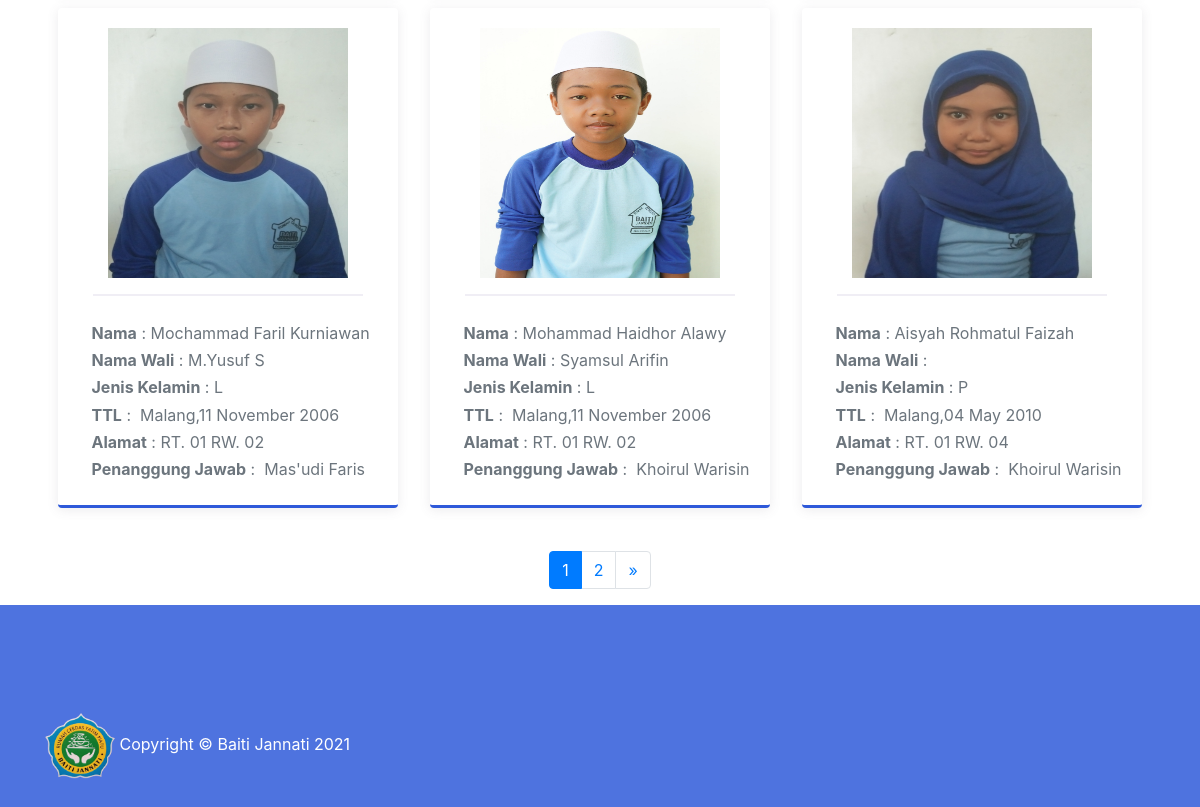
Before: /index.php/anak_didik (lower part) with the older database file.
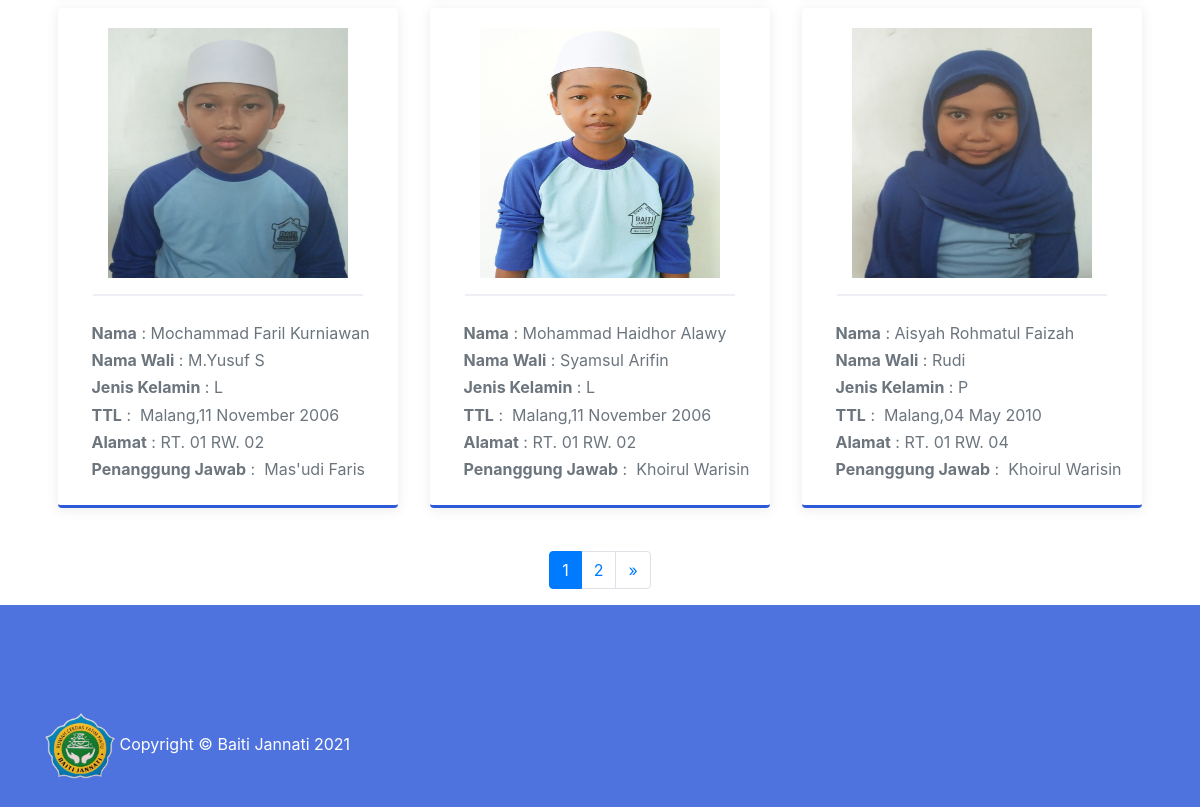
After: the same page with the newer database file.
### tables this page shows
CREATE TABLE `anak_didik` (
  `id_anak_didik` int(11) NOT NULL,
  `id_pengurus` int(11) NOT NULL,
  `nama` varchar(128) NOT NULL,
  `jenis_kelamin` enum('L','P') NOT NULL,
  `tempat_lahir` varchar(128) NOT NULL,
  `tgl_lahir` date NOT NULL,
  `alamat` varchar(128) NOT NULL,
  `nama_wali` varchar(128) NOT NULL,
  `foto` varchar(128) NOT NULL
);

CREATE TABLE `pengurus` (
  `id_pengurus` int(11) NOT NULL,
  `id_jabatan` int(11) NOT NULL,
  `nama_pengurus` varchar(128) NOT NULL,
  `jenis_kelamin` enum('L','P') NOT NULL,
  `jabatan` enum('ketua','wakil','sekretaris','bendahara','anggota aktif','anggota pasif') NOT NULL,
  `no_telp` varchar(20) NOT NULL
);

### index.php (called while the page is built, shortened)
<?php
require_once BASEPATH.'core/CodeIgniter.php';

### application/config/config.php (called while the page is built, shortened)
<?php
$config['base_url'] = 'http://localhost:8080/baitijannati';
$config['index_page'] = '';
$config['uri_protocol']    = 'REQUEST_URI';
$config['url_suffix'] = '';
$config['language']    = 'english';
$config['charset'] = 'UTF-8';
$config['enable_hooks'] = FALSE;
$config['subclass_prefix'] = 'MY_';
$config['composer_autoload'] = FALSE;
$config['permitted_uri_chars'] = 'a-z 0-9~%.:_\-';
$config['enable_query_strings'] = FALSE;
$config['controller_trigger'] = 'c';
$config['function_trigger'] = 'm';
$config['directory_trigger'] = 'd';
$config['allow_get_array'] = TRUE;
$config['log_threshold'] = 0;
$config['log_path'] = '';
$config['log_file_extension'] = '';
$config['log_file_permissions'] = 0644;
$config['log_date_format'] = 'Y-m-d H:i:s';
$config['error_views_path'] = '';
$config['cache_path'] = '';
$config['cache_query_string'] = FALSE;
$config['encryption_key'] = '';
$config['sess_driver'] = 'files';
$config['sess_cookie_name'] = 'ci_session';
$config['sess_expiration'] = 7200;
$config['sess_save_path'] = NULL;
$config['sess_match_ip'] = FALSE;
$config['sess_time_to_update'] = 300;
$config['sess_regenerate_destroy'] = FALSE;
$config['cookie_prefix']    = '';
$config['cookie_domain']    = '';
$config['cookie_path']        = '/';
$config['cookie_secure']    = FALSE;
$config['cookie_httponly']     = FALSE;
$config['standardize_newlines'] = FALSE;
$config['global_xss_filtering'] = FALSE;
$config['csrf_protection'] = FALSE;
$config['csrf_token_name'] = 'csrf_test_name';
$config['csrf_cookie_name'] = 'csrf_cookie_name';
$config['csrf_expire'] = 7200;
$config['csrf_regenerate'] = TRUE;
$config['csrf_exclude_uris'] = array();
$config['compress_output'] = FALSE;
$config['time_reference'] = 'local';
$config['rewrite_short_tags'] = FALSE;
$config['proxy_ips'] = '';

### application/models/admin/anakdidik_model.php (called while the page is built, shortened)
<?php
class anakdidik_model extends CI_Model
{
    public function countAllAnakDidik()
    {
        return $this->db->get('anak_didik')->num_rows();
    }
    public function showAnakDidikPagination($limit, $start)
    {
        $this->db->select('anak_didik.*, pengurus.nama_pengurus');
        $this->db->join('pengurus', 'anak_didik.id_pengurus = pengurus.id_pengurus');
        return $this->db->get('anak_didik', $limit, $start)->result();
    }
}

### application/views/anak_didik.php (the view, shortened to what this page needs)
<body>
    <main>
        <div class="container   wow fadeInUp">
            <div class="row justify-content-center">
                <div class="row justify-content-center">
                    <?php foreach ($anak_didik as $ad) : ?>
                        <div class="card-page mr-3 ml-3 mb-3 " style="width:340px; height:500px">
                            <center><img src="<?= base_url('assets/images/anak_didik/') . $ad->foto ?>" style="width:240px; height:250px;">
                                <br>
                            </center>
                            <center>
                                <hr width="90%">
                            </center>
                            <div class="text-muted">
                                &nbsp; &nbsp;<b>Nama</b> :&nbsp;<?= $ad->nama ?>
                                <br>
                                &nbsp; &nbsp;<b>Nama Wali</b> :&nbsp;<?= $ad->nama_wali ?>
                                <br>
                                &nbsp; &nbsp;<b>Jenis Kelamin</b> :&nbsp;<?= $ad->jenis_kelamin ?>
                                <br>
                                &nbsp; &nbsp;<b>TTL</b>
                                : &nbsp;<?= $ad->tempat_lahir ?>,<?= date('d F Y', strtotime($ad->tgl_lahir)); ?>
                                <br>
                                &nbsp; &nbsp;<b>Alamat</b> :&nbsp;<?= $ad->alamat ?>
                                <br>
                                &nbsp; &nbsp;<b>Penanggung Jawab</b>&nbsp;:&nbsp; <?= $ad->nama_pengurus ?>
                                <br>
                            </div>
                        </div>
                    <?php endforeach ?>
                </div>
                <br>
            </div>
            <?= $this->pagination->create_links(); ?>
        </div>
    </main>
</body>

Changed rows visible on the page:
changed anak_didik "Aisyah Rohmatul Faizah": nama_wali (not shown) → "Rudi"
